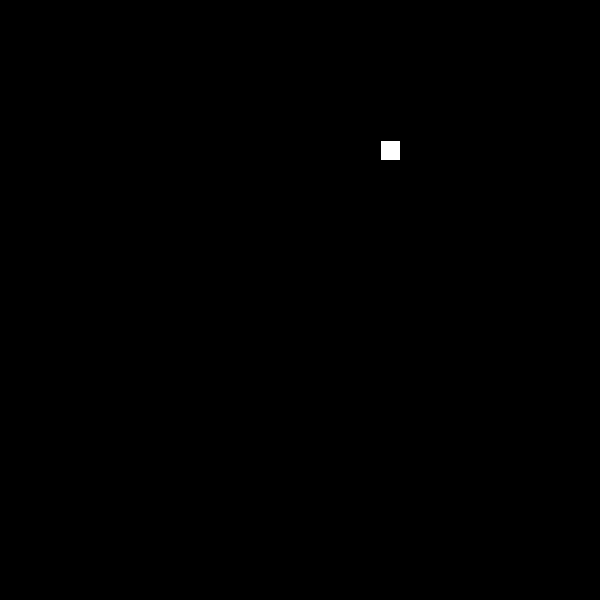
Frame 1 (no input)
Frame 60 (the mouse pressed at the canvas centre just before this capture): identical to frame 1, image omitted
Frame 120 (the mouse held since frame 60 and released just before this capture): identical to frame 1, image omitted

The Processing sketch that drew this single still picture (run headless with seeded random() and noise(); from frame 60 on, the mouse is pressed at the canvas centre):

// Processing sketch: SnakeGame
// ── SnakeGame.pde
Grid grid;
GridSquare snakeSquare;

void setup() {
  size(600, 600);
  grid = new Grid(20, 30, 30);
  snakeSquare = grid.randomSquare();
  grid.setColor(snakeSquare, color(255, 255, 255));
}

void draw() {
  grid.render();
}

void keyPressed() {
  grid.setColor(snakeSquare, color(0, 0, 0));
  if (keyCode == UP) {
    snakeSquare = grid.neighbor(snakeSquare, grid.UP);
  } else if (keyCode == DOWN) {
    snakeSquare = grid.neighbor(snakeSquare, grid.DOWN);
  } else if (keyCode == LEFT) {
    snakeSquare = grid.neighbor(snakeSquare, grid.LEFT); 
  } else if (keyCode == RIGHT) {
    snakeSquare = grid.neighbor(snakeSquare, grid.RIGHT);
  }
  grid.setColor(snakeSquare, color(255, 255, 255));
}
// ── Direction.pde
class Direction extends PVector {
  public Direction(int x, int y) {
    super(x, y); 
  }
}
// ── Grid.pde
class Grid {
  color[][] squares;
  int dimX;
  int dimY;
  float squareSize;
  
  public Direction RIGHT = new Direction(1, 0);
  public Direction LEFT = new Direction(-1, 0);
  public Direction DOWN = new Direction(0, 1);
  public Direction UP = new Direction(0, -1);
  
  public Grid(float squareSize, int dimX, int dimY) {
    this.squares = new color[dimX][dimY];
    this.dimX = dimX;
    this.dimY = dimY;
    this.squareSize = squareSize;
  }
  
  void flood(color c) {
    for (int x = 0; x < dimX; x++) {
      for (int y = 0; y < dimY; y++) {
        squares[x][y] = c;
      }
    }
  }
  
  void setColor(GridSquare location, color c) {
    squares[(int)location.x][(int)location.y] = c; 
  }
  
  color getColor(GridSquare location) {
    return squares[(int)location.x][(int)location.y]; 
  }
  
  color getNeighborColor(GridSquare location, Direction direction) {
    return getColor(new GridSquare(PVector.add(location, direction))); 
  }
  
  public void render() {
    for (int x = 0; x < dimX; x++) {
      for (int y = 0; y < dimY; y++) {
        fill(squares[x][y]);
        rect(x * squareSize, y * squareSize, squareSize, squareSize);
      }
    }
  }
  
  GridSquare square(int x, int y) {
    return new GridSquare(x, y); 
  }
  
  GridSquare randomSquare() {
    return new GridSquare((int) random(dimX), (int) random(dimY)); 
  }
  
  GridSquare neighbor(GridSquare square, PVector direction) {
    return new GridSquare(PVector.add(square, direction)); 
  }
  
  int width() {
    return dimX; 
  }
  
  int height() {
    return dimY; 
  }
}
// ── GridSquare.pde
class GridSquare extends PVector { 
  public GridSquare(int x, int y) {
    super(x, y); 
  }
  
  public GridSquare(PVector wrapped) {
    super(wrapped.x, wrapped.y); 
  }
}
